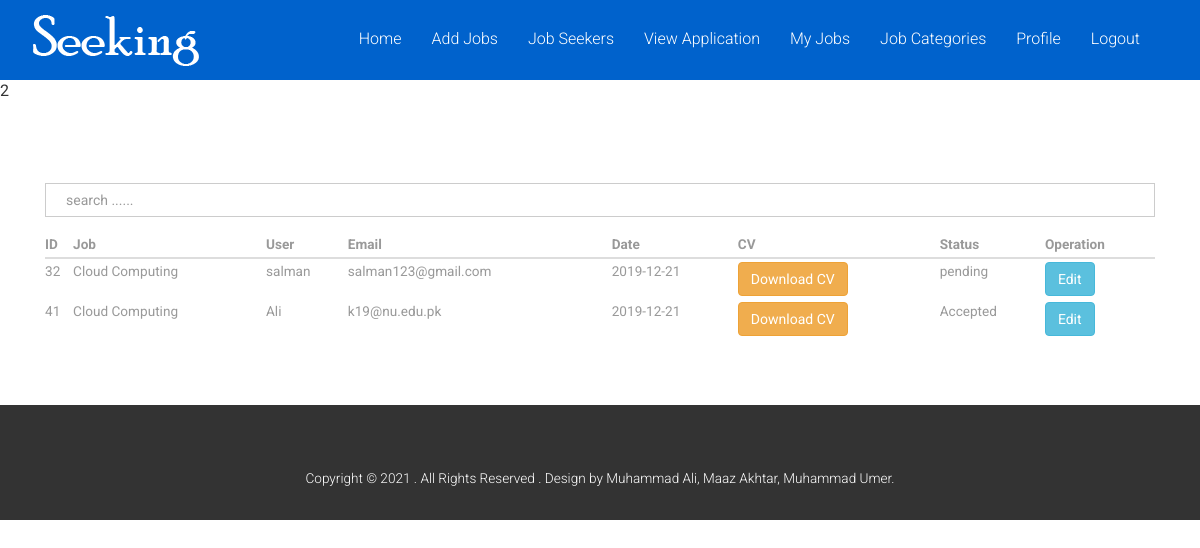
/viewapplications.php (signed in), run on the app's committed database.
### tables this page shows
CREATE TABLE `application` (
  `appid` int(11) NOT NULL,
  `userid` int(11) DEFAULT NULL,
  `jobid` int(11) DEFAULT NULL,
  `cv` varchar(1000) DEFAULT NULL,
  `date` date DEFAULT NULL,
  `appstatus` varchar(50) NOT NULL
);

CREATE TABLE `categories` (
  `catid` int(11) NOT NULL,
  `name` varchar(50) NOT NULL,
  `catstatus` varchar(50) NOT NULL
);

CREATE TABLE `user` (
  `userid` int(11) NOT NULL,
  `name` varchar(50) NOT NULL,
  `email` varchar(50) NOT NULL,
  `password` varchar(50) NOT NULL,
  `gender` varchar(11) NOT NULL,
  `careerlevel` varchar(50) NOT NULL,
  `experience` varchar(50) NOT NULL,
  `Degree` varchar(50) NOT NULL,
  `rollid` int(11) NOT NULL
);

### viewapplications.php (the view, shortened to what this page needs)
<!DOCTYPE html>
<html lang="en">
<head>
</head>
<body>
<?php
    include('header.php');
    include('connection.php');
echo $userid = $_SESSION['userid'];
?>
<div class="container">
    <div class="single">
        <div class="col-md-12">
            <div class="form-group">
                <input type="text" id="myinput" placeholder="search ......" class="form-control">
            </div>
            <table class="table">
                      <thead>
                            <tr>
                                 <th>ID</th>
                                 <th>Job</th>
                                 <th>User</th>
                                 <th>Email</th>
                                 <th>Date</th>
                                 <th>CV</th>
                                 <th>Status</th>
                                 <th>Operation</th>
                            </tr>
                      </thead>
                      <tbody id="mytable">
                           <?php
                              $sql = "SELECT application.appid, categories.name as 'catname',user.name as 'username',user.email, application.date, application.cv,application.appstatus
                              from application
                              INNER join jobs on jobs.jobid = application.jobid
                              INNER join categories on categories.catid = jobs.catid
                              INNER join user on user.userid = application.userid
                              where jobs.userid= $userid;
                              ";
                              $rs = mysqli_query($con,$sql);
                              while($data = mysqli_fetch_array($rs)){
                           ?>
                            <tr>
                                <td><?=$data['appid']?></td>
                                <td><?=$data['catname']?></td>
                                <td><?=$data['username']?></td>
                                <td><?=$data['email']?></td>
                                <td><?=$data['date']?></td>
                                <td><a href="uploads/<?=$data['cv']?>" class="btn btn-warning"target="_blank">Download CV</a></td>
                                <td><?=$data['appstatus']?></td>
                                <?php
                                if(!isset($_GET['id'])){?>
                                <td><a href="viewapplications.php?id=<?=$data['appid']?>" class="btn btn-info"> Edit</a></td>
                                <?php
                                } ?>
                            </tr>
                            <?php
                            }
                            ?>
                      </tbody>
            </table>
        </div>
</div>
</div>
<br><br>
 <?php include('footer.php'); ?>
</body>
</html>

### css/style.css (style rules this page uses)
html, body { font-family: 'Roboto', sans-serif; font-size: 100%; background:#fff; }
body a { transition:0.5s all; -webkit-transition:0.5s all; -moz-transition:0.5s all; -o-transition:0.5s all; -ms-transition:0.5s all; }
.single { padding:5em 0; }
input.form-control { box-shadow: none; background-color:#fff; padding:0 20px; border-radius:0px; }
.table>tbody>tr>td, .table>tbody>tr>th, .table>tfoot>tr>td, .table>tfoot>tr>th, .table>thead>tr>td, .table>thead>tr>th { border-top: none; padding: 3px 0; }
.table > thead > tr > th, .table > tbody > tr > th, .table > tfoot > tr > th, .table > thead > tr > td, .table > tbody > tr > td, .table > tfoot > tr > td { font-size: 0.85em; color: #999; }

### data on the page
application: appid "32", categories.name "Cloud Computing", userid.name "salman", userid.email "salman123@gmail.com", date "2019-12-21", appstatus "pending"
application: appid "41", categories.name "Cloud Computing", userid.name "Ali", userid.email "k19@nu.edu.pk", date "2019-12-21", appstatus "Accepted"

### other printed values
$userid = $_SESSION['userid'] "2"
